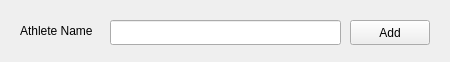
<?xml version="1.0" encoding="UTF-8"?>
<ui version="4.0">
 <class>AddAthlete</class>
 <widget class="QWidget" name="AddAthlete">
  <property name="geometry">
   <rect>
    <x>0</x>
    <y>0</y>
    <width>450</width>
    <height>62</height>
   </rect>
  </property>
  <property name="windowTitle">
   <string>Form</string>
  </property>
  <widget class="QPushButton" name="addButton">
   <property name="geometry">
    <rect>
     <x>350</x>
     <y>20</y>
     <width>80</width>
     <height>25</height>
    </rect>
   </property>
   <property name="text">
    <string>Add</string>
   </property>
  </widget>
  <widget class="QLineEdit" name="athlete_name">
   <property name="geometry">
    <rect>
     <x>110</x>
     <y>20</y>
     <width>231</width>
     <height>25</height>
    </rect>
   </property>
  </widget>
  <widget class="QLabel" name="label">
   <property name="geometry">
    <rect>
     <x>20</x>
     <y>20</y>
     <width>91</width>
     <height>21</height>
    </rect>
   </property>
   <property name="text">
    <string>Athlete Name</string>
   </property>
  </widget>
 </widget>
 <resources/>
 <connections/>
</ui>
